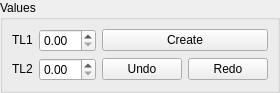
<ui version="4.0" >
 <class>EntityGUI_2Spin_QTD</class>
 <widget class="QWidget" name="EntityGUI_2Spin_QTD" >
  <property name="geometry" >
   <rect>
    <x>0</x>
    <y>0</y>
    <width>264</width>
    <height>88</height>
   </rect>
  </property>
  <property name="windowTitle" >
   <string>EntityGUI_2Spin_QTD</string>
  </property>
  <layout class="QGridLayout" >
   <property name="margin" >
    <number>0</number>
   </property>
   <property name="spacing" >
    <number>0</number>
   </property>
   <item row="0" column="0" >
    <widget class="QGroupBox" name="GroupBox1" >
     <property name="title" >
      <string>Values</string>
     </property>
     <layout class="QGridLayout" >
      <property name="margin" >
       <number>9</number>
      </property>
      <property name="spacing" >
       <number>6</number>
      </property>
      <item row="1" column="1" >
       <widget class="SalomeApp_DoubleSpinBox" name="SpinBox_DY" />
      </item>
      <item row="0" column="1" >
       <widget class="SalomeApp_DoubleSpinBox" name="SpinBox_DX" />
      </item>
      <item row="1" column="0" >
       <widget class="QLabel" name="TextLabel2" >
        <property name="sizePolicy" >
         <sizepolicy>
          <hsizetype>0</hsizetype>
          <vsizetype>0</vsizetype>
          <horstretch>0</horstretch>
          <verstretch>0</verstretch>
         </sizepolicy>
        </property>
        <property name="text" >
         <string>TL2</string>
        </property>
        <property name="wordWrap" >
         <bool>false</bool>
        </property>
       </widget>
      </item>
      <item row="0" column="0" >
       <widget class="QLabel" name="TextLabel1" >
        <property name="sizePolicy" >
         <sizepolicy>
          <hsizetype>0</hsizetype>
          <vsizetype>0</vsizetype>
          <horstretch>0</horstretch>
          <verstretch>0</verstretch>
         </sizepolicy>
        </property>
        <property name="text" >
         <string>TL1</string>
        </property>
        <property name="wordWrap" >
         <bool>false</bool>
        </property>
       </widget>
      </item>
      <item row="1" column="2" >
       <layout class="QGridLayout" >
        <property name="margin" >
         <number>0</number>
        </property>
        <property name="spacing" >
         <number>6</number>
        </property>
        <item row="0" column="0" >
         <widget class="QPushButton" name="buttonUndo" >
          <property name="text" >
           <string>Undo</string>
          </property>
         </widget>
        </item>
        <item row="0" column="1" >
         <widget class="QPushButton" name="buttonRedo" >
          <property name="text" >
           <string>Redo</string>
          </property>
         </widget>
        </item>
       </layout>
      </item>
      <item row="0" column="2" >
       <widget class="QPushButton" name="buttonApply" >
        <property name="text" >
         <string>Create</string>
        </property>
       </widget>
      </item>
     </layout>
    </widget>
   </item>
  </layout>
 </widget>
 <layoutdefault spacing="6" margin="11" />
 <pixmapfunction>qPixmapFromMimeSource</pixmapfunction>
 <customwidgets>
  <customwidget>
   <class>SalomeApp_DoubleSpinBox</class>
   <extends>QDoubleSpinBox</extends>
   <header location="global" >gui/SalomeApp_DoubleSpinBox.h</header>
  </customwidget>
 </customwidgets>
 <tabstops>
  <tabstop>SpinBox_DX</tabstop>
  <tabstop>SpinBox_DY</tabstop>
  <tabstop>buttonApply</tabstop>
  <tabstop>buttonUndo</tabstop>
  <tabstop>buttonRedo</tabstop>
 </tabstops>
 <resources/>
 <connections/>
</ui>
